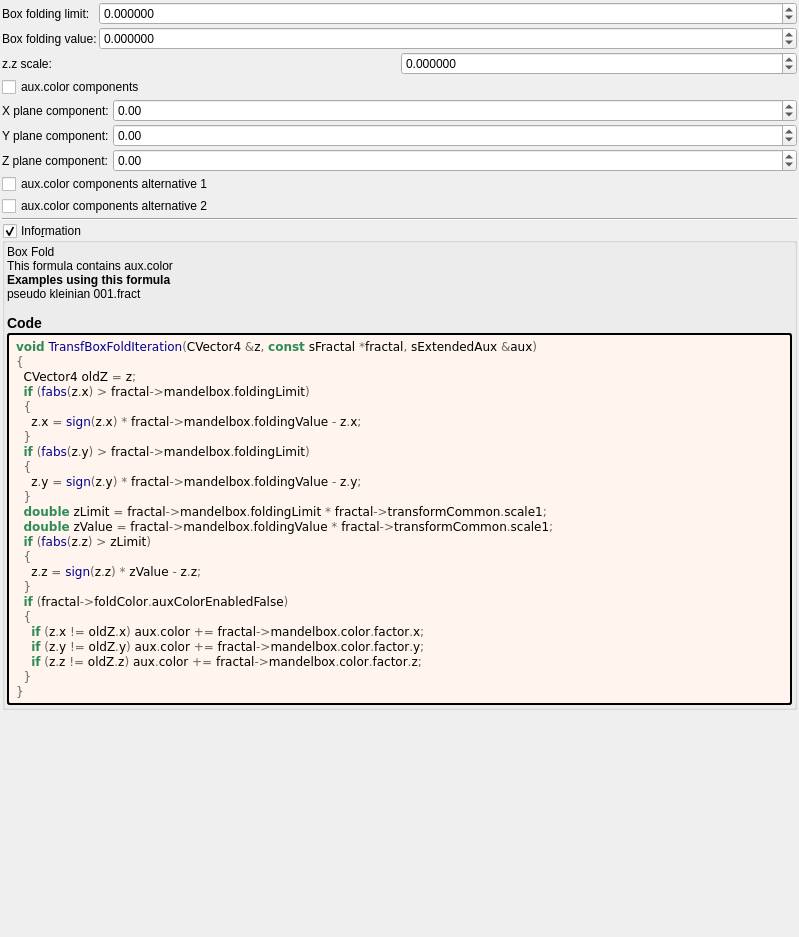
<?xml version="1.0" encoding="UTF-8"?>
<ui version="4.0">
 <class>Form</class>
 <widget class="QWidget" name="Form">
  <property name="geometry">
   <rect>
    <x>0</x>
    <y>0</y>
    <width>799</width>
    <height>937</height>
   </rect>
  </property>
  <property name="windowTitle">
   <string notr="true">transf_box_fold</string>
  </property>
  <layout class="QVBoxLayout" name="verticalLayout">
   <property name="spacing">
    <number>2</number>
   </property>
   <property name="leftMargin">
    <number>2</number>
   </property>
   <property name="topMargin">
    <number>2</number>
   </property>
   <property name="rightMargin">
    <number>2</number>
   </property>
   <property name="bottomMargin">
    <number>2</number>
   </property>
   <item>
    <layout class="QGridLayout" name="gridLayout_12" columnstretch="0,1">
     <property name="spacing">
      <number>2</number>
     </property>
     <item row="0" column="1">
      <widget class="MyDoubleSpinBox" name="spinbox_mandelbox_folding_limit">
       <property name="sizePolicy">
        <sizepolicy hsizetype="Minimum" vsizetype="Maximum">
         <horstretch>0</horstretch>
         <verstretch>0</verstretch>
        </sizepolicy>
       </property>
       <property name="prefix">
        <string/>
       </property>
       <property name="suffix">
        <string/>
       </property>
       <property name="decimals">
        <number>6</number>
       </property>
       <property name="minimum">
        <double>-100.000000000000000</double>
       </property>
       <property name="maximum">
        <double>100.000000000000000</double>
       </property>
       <property name="singleStep">
        <double>0.100000000000000</double>
       </property>
      </widget>
     </item>
     <item row="0" column="0">
      <widget class="QLabel" name="label_47">
       <property name="text">
        <string>Box folding limit:</string>
       </property>
      </widget>
     </item>
     <item row="1" column="1">
      <widget class="MyDoubleSpinBox" name="spinbox_mandelbox_folding_value">
       <property name="sizePolicy">
        <sizepolicy hsizetype="Minimum" vsizetype="Maximum">
         <horstretch>0</horstretch>
         <verstretch>0</verstretch>
        </sizepolicy>
       </property>
       <property name="prefix">
        <string/>
       </property>
       <property name="suffix">
        <string/>
       </property>
       <property name="decimals">
        <number>6</number>
       </property>
       <property name="minimum">
        <double>-100.000000000000000</double>
       </property>
       <property name="maximum">
        <double>100.000000000000000</double>
       </property>
       <property name="singleStep">
        <double>0.100000000000000</double>
       </property>
      </widget>
     </item>
     <item row="1" column="0">
      <widget class="QLabel" name="label_46">
       <property name="text">
        <string>Box folding value:</string>
       </property>
      </widget>
     </item>
    </layout>
   </item>
   <item>
    <layout class="QGridLayout" name="gridLayout_16">
     <item row="1" column="1">
      <widget class="MyDoubleSpinBox" name="spinbox_transf_scale_1">
       <property name="sizePolicy">
        <sizepolicy hsizetype="Minimum" vsizetype="Maximum">
         <horstretch>0</horstretch>
         <verstretch>0</verstretch>
        </sizepolicy>
       </property>
       <property name="prefix">
        <string/>
       </property>
       <property name="suffix">
        <string/>
       </property>
       <property name="decimals">
        <number>6</number>
       </property>
       <property name="minimum">
        <double>-9.990000000000000</double>
       </property>
       <property name="maximum">
        <double>9.990000000000000</double>
       </property>
       <property name="singleStep">
        <double>0.100000000000000</double>
       </property>
      </widget>
     </item>
     <item row="1" column="0">
      <widget class="QLabel" name="label_172">
       <property name="text">
        <string>z.z scale:</string>
       </property>
      </widget>
     </item>
    </layout>
   </item>
   <item>
    <layout class="QGridLayout" name="gridLayout_13" columnstretch="0,0,1">
     <property name="spacing">
      <number>2</number>
     </property>
     <item row="4" column="2">
      <widget class="MyDoubleSpinBox" name="spinbox3_mandelbox_color_z">
       <property name="sizePolicy">
        <sizepolicy hsizetype="Minimum" vsizetype="Maximum">
         <horstretch>0</horstretch>
         <verstretch>0</verstretch>
        </sizepolicy>
       </property>
       <property name="prefix">
        <string/>
       </property>
       <property name="suffix">
        <string/>
       </property>
       <property name="decimals">
        <number>2</number>
       </property>
       <property name="minimum">
        <double>-100.000000000000000</double>
       </property>
       <property name="maximum">
        <double>100.000000000000000</double>
       </property>
       <property name="singleStep">
        <double>0.100000000000000</double>
       </property>
      </widget>
     </item>
     <item row="2" column="0">
      <widget class="QLabel" name="label_25">
       <property name="text">
        <string>X plane component:</string>
       </property>
      </widget>
     </item>
     <item row="2" column="2">
      <widget class="MyDoubleSpinBox" name="spinbox3_mandelbox_color_x">
       <property name="sizePolicy">
        <sizepolicy hsizetype="Minimum" vsizetype="Maximum">
         <horstretch>0</horstretch>
         <verstretch>0</verstretch>
        </sizepolicy>
       </property>
       <property name="prefix">
        <string/>
       </property>
       <property name="suffix">
        <string/>
       </property>
       <property name="decimals">
        <number>2</number>
       </property>
       <property name="minimum">
        <double>-100.000000000000000</double>
       </property>
       <property name="maximum">
        <double>100.000000000000000</double>
       </property>
       <property name="singleStep">
        <double>0.100000000000000</double>
       </property>
      </widget>
     </item>
     <item row="3" column="0">
      <widget class="QLabel" name="label_26">
       <property name="text">
        <string>Y plane component:</string>
       </property>
      </widget>
     </item>
     <item row="4" column="0">
      <widget class="QLabel" name="label_30">
       <property name="text">
        <string>Z plane component:</string>
       </property>
      </widget>
     </item>
     <item row="3" column="2">
      <widget class="MyDoubleSpinBox" name="spinbox3_mandelbox_color_y">
       <property name="sizePolicy">
        <sizepolicy hsizetype="Minimum" vsizetype="Maximum">
         <horstretch>0</horstretch>
         <verstretch>0</verstretch>
        </sizepolicy>
       </property>
       <property name="prefix">
        <string/>
       </property>
       <property name="suffix">
        <string/>
       </property>
       <property name="decimals">
        <number>2</number>
       </property>
       <property name="minimum">
        <double>-100.000000000000000</double>
       </property>
       <property name="maximum">
        <double>100.000000000000000</double>
       </property>
       <property name="singleStep">
        <double>0.100000000000000</double>
       </property>
      </widget>
     </item>
     <item row="1" column="0" colspan="3">
      <widget class="QCheckBox" name="checkBox_fold_color_aux_color_enabled_false">
       <property name="text">
        <string notr="true">aux.color components</string>
       </property>
      </widget>
     </item>
    </layout>
   </item>
   <item>
    <widget class="QCheckBox" name="checkBox_transf_function_enabledCx_false">
     <property name="text">
      <string notr="true">aux.color components alternative 1</string>
     </property>
    </widget>
   </item>
   <item>
    <widget class="QCheckBox" name="checkBox_transf_function_enabledCy_false">
     <property name="text">
      <string notr="true">aux.color components alternative 2</string>
     </property>
    </widget>
   </item>
   <item>
    <widget class="Line" name="line_40">
     <property name="orientation">
      <enum>Qt::Horizontal</enum>
     </property>
    </widget>
   </item>
   <item>
    <widget class="MyGroupBox" name="groupCheck_info">
     <property name="title">
      <string>Info&amp;rmation</string>
     </property>
     <property name="flat">
      <bool>false</bool>
     </property>
     <property name="checkable">
      <bool>true</bool>
     </property>
     <layout class="QVBoxLayout" name="verticalLayout_2">
      <property name="spacing">
       <number>2</number>
      </property>
      <property name="leftMargin">
       <number>2</number>
      </property>
      <property name="topMargin">
       <number>2</number>
      </property>
      <property name="rightMargin">
       <number>2</number>
      </property>
      <property name="bottomMargin">
       <number>2</number>
      </property>
      <item>
       <widget class="QLabel" name="label_information_general">
        <property name="text">
         <string notr="true">&lt;p&gt;Box Fold&lt;br&gt;This formula contains aux.color&lt;/p&gt;&lt;table&gt;
&lt;/table&gt;
&lt;br&gt;&lt;b&gt;Examples using this formula&lt;/b&gt;&lt;br&gt;pseudo kleinian 001.fract&lt;h3&gt;Code&lt;/h3&gt;</string>
        </property>
        <property name="wordWrap">
         <bool>true</bool>
        </property>
        <property name="openExternalLinks">
         <bool>true</bool>
        </property>
        <property name="textInteractionFlags">
         <set>Qt::LinksAccessibleByMouse|Qt::TextSelectableByMouse</set>
        </property>
       </widget>
      </item>
      <item>
       <widget class="QLabel" name="label_code_content">
        <property name="styleSheet">
         <string notr="true">border-style: outset; border-width: 2px; border-radius: 3px; border-color: black; background-color: #fff5ee; padding: 4px;</string>
        </property>
        <property name="text">
         <string notr="true">&lt;body style=&quot;background-color:#fff5ee&quot;&gt;
&lt;pre style=&quot;color:#000000; background-color:#fff5ee;  font-family:'Courier New',monospace;&quot;&gt;&lt;span style=&quot;color:#2e8b57; font-weight:bold&quot;&gt;void&lt;/span&gt; &lt;span style=&quot;color:#00008f&quot;&gt;TransfBoxFoldIteration&lt;/span&gt;&lt;span style=&quot;color:#676767&quot;&gt;(&lt;/span&gt;CVector4 &lt;span style=&quot;color:#676767&quot;&gt;&amp;amp;&lt;/span&gt;z&lt;span style=&quot;color:#676767&quot;&gt;,&lt;/span&gt; &lt;span style=&quot;color:#2e8b57; font-weight:bold&quot;&gt;const&lt;/span&gt; sFractal &lt;span style=&quot;color:#676767&quot;&gt;*&lt;/span&gt;fractal&lt;span style=&quot;color:#676767&quot;&gt;,&lt;/span&gt; sExtendedAux &lt;span style=&quot;color:#676767&quot;&gt;&amp;amp;&lt;/span&gt;aux&lt;span style=&quot;color:#676767&quot;&gt;)&lt;/span&gt;
&lt;span style=&quot;color:#676767&quot;&gt;{&lt;/span&gt;
  CVector4 oldZ &lt;span style=&quot;color:#676767&quot;&gt;=&lt;/span&gt; z&lt;span style=&quot;color:#676767&quot;&gt;;&lt;/span&gt;
  &lt;span style=&quot;color:#2e8b57; font-weight:bold&quot;&gt;if&lt;/span&gt; &lt;span style=&quot;color:#676767&quot;&gt;(&lt;/span&gt;&lt;span style=&quot;color:#00008f&quot;&gt;fabs&lt;/span&gt;&lt;span style=&quot;color:#676767&quot;&gt;(&lt;/span&gt;z&lt;span style=&quot;color:#676767&quot;&gt;.&lt;/span&gt;x&lt;span style=&quot;color:#676767&quot;&gt;) &amp;gt;&lt;/span&gt; fractal&lt;span style=&quot;color:#676767&quot;&gt;-&amp;gt;&lt;/span&gt;mandelbox&lt;span style=&quot;color:#676767&quot;&gt;.&lt;/span&gt;foldingLimit&lt;span style=&quot;color:#676767&quot;&gt;)&lt;/span&gt;
  &lt;span style=&quot;color:#676767&quot;&gt;{&lt;/span&gt;
    z&lt;span style=&quot;color:#676767&quot;&gt;.&lt;/span&gt;x &lt;span style=&quot;color:#676767&quot;&gt;=&lt;/span&gt; &lt;span style=&quot;color:#00008f&quot;&gt;sign&lt;/span&gt;&lt;span style=&quot;color:#676767&quot;&gt;(&lt;/span&gt;z&lt;span style=&quot;color:#676767&quot;&gt;.&lt;/span&gt;x&lt;span style=&quot;color:#676767&quot;&gt;) *&lt;/span&gt; fractal&lt;span style=&quot;color:#676767&quot;&gt;-&amp;gt;&lt;/span&gt;mandelbox&lt;span style=&quot;color:#676767&quot;&gt;.&lt;/span&gt;foldingValue &lt;span style=&quot;color:#676767&quot;&gt;-&lt;/span&gt; z&lt;span style=&quot;color:#676767&quot;&gt;.&lt;/span&gt;x&lt;span style=&quot;color:#676767&quot;&gt;;&lt;/span&gt;
  &lt;span style=&quot;color:#676767&quot;&gt;}&lt;/span&gt;
  &lt;span style=&quot;color:#2e8b57; font-weight:bold&quot;&gt;if&lt;/span&gt; &lt;span style=&quot;color:#676767&quot;&gt;(&lt;/span&gt;&lt;span style=&quot;color:#00008f&quot;&gt;fabs&lt;/span&gt;&lt;span style=&quot;color:#676767&quot;&gt;(&lt;/span&gt;z&lt;span style=&quot;color:#676767&quot;&gt;.&lt;/span&gt;y&lt;span style=&quot;color:#676767&quot;&gt;) &amp;gt;&lt;/span&gt; fractal&lt;span style=&quot;color:#676767&quot;&gt;-&amp;gt;&lt;/span&gt;mandelbox&lt;span style=&quot;color:#676767&quot;&gt;.&lt;/span&gt;foldingLimit&lt;span style=&quot;color:#676767&quot;&gt;)&lt;/span&gt;
  &lt;span style=&quot;color:#676767&quot;&gt;{&lt;/span&gt;
    z&lt;span style=&quot;color:#676767&quot;&gt;.&lt;/span&gt;y &lt;span style=&quot;color:#676767&quot;&gt;=&lt;/span&gt; &lt;span style=&quot;color:#00008f&quot;&gt;sign&lt;/span&gt;&lt;span style=&quot;color:#676767&quot;&gt;(&lt;/span&gt;z&lt;span style=&quot;color:#676767&quot;&gt;.&lt;/span&gt;y&lt;span style=&quot;color:#676767&quot;&gt;) *&lt;/span&gt; fractal&lt;span style=&quot;color:#676767&quot;&gt;-&amp;gt;&lt;/span&gt;mandelbox&lt;span style=&quot;color:#676767&quot;&gt;.&lt;/span&gt;foldingValue &lt;span style=&quot;color:#676767&quot;&gt;-&lt;/span&gt; z&lt;span style=&quot;color:#676767&quot;&gt;.&lt;/span&gt;y&lt;span style=&quot;color:#676767&quot;&gt;;&lt;/span&gt;
  &lt;span style=&quot;color:#676767&quot;&gt;}&lt;/span&gt;
  &lt;span style=&quot;color:#2e8b57; font-weight:bold&quot;&gt;double&lt;/span&gt; zLimit &lt;span style=&quot;color:#676767&quot;&gt;=&lt;/span&gt; fractal&lt;span style=&quot;color:#676767&quot;&gt;-&amp;gt;&lt;/span&gt;mandelbox&lt;span style=&quot;color:#676767&quot;&gt;.&lt;/span&gt;foldingLimit &lt;span style=&quot;color:#676767&quot;&gt;*&lt;/span&gt; fractal&lt;span style=&quot;color:#676767&quot;&gt;-&amp;gt;&lt;/span&gt;transformCommon&lt;span style=&quot;color:#676767&quot;&gt;.&lt;/span&gt;scale1&lt;span style=&quot;color:#676767&quot;&gt;;&lt;/span&gt;
  &lt;span style=&quot;color:#2e8b57; font-weight:bold&quot;&gt;double&lt;/span&gt; zValue &lt;span style=&quot;color:#676767&quot;&gt;=&lt;/span&gt; fractal&lt;span style=&quot;color:#676767&quot;&gt;-&amp;gt;&lt;/span&gt;mandelbox&lt;span style=&quot;color:#676767&quot;&gt;.&lt;/span&gt;foldingValue &lt;span style=&quot;color:#676767&quot;&gt;*&lt;/span&gt; fractal&lt;span style=&quot;color:#676767&quot;&gt;-&amp;gt;&lt;/span&gt;transformCommon&lt;span style=&quot;color:#676767&quot;&gt;.&lt;/span&gt;scale1&lt;span style=&quot;color:#676767&quot;&gt;;&lt;/span&gt;
  &lt;span style=&quot;color:#2e8b57; font-weight:bold&quot;&gt;if&lt;/span&gt; &lt;span style=&quot;color:#676767&quot;&gt;(&lt;/span&gt;&lt;span style=&quot;color:#00008f&quot;&gt;fabs&lt;/span&gt;&lt;span style=&quot;color:#676767&quot;&gt;(&lt;/span&gt;z&lt;span style=&quot;color:#676767&quot;&gt;.&lt;/span&gt;z&lt;span style=&quot;color:#676767&quot;&gt;) &amp;gt;&lt;/span&gt; zLimit&lt;span style=&quot;color:#676767&quot;&gt;)&lt;/span&gt;
  &lt;span style=&quot;color:#676767&quot;&gt;{&lt;/span&gt;
    z&lt;span style=&quot;color:#676767&quot;&gt;.&lt;/span&gt;z &lt;span style=&quot;color:#676767&quot;&gt;=&lt;/span&gt; &lt;span style=&quot;color:#00008f&quot;&gt;sign&lt;/span&gt;&lt;span style=&quot;color:#676767&quot;&gt;(&lt;/span&gt;z&lt;span style=&quot;color:#676767&quot;&gt;.&lt;/span&gt;z&lt;span style=&quot;color:#676767&quot;&gt;) *&lt;/span&gt; zValue &lt;span style=&quot;color:#676767&quot;&gt;-&lt;/span&gt; z&lt;span style=&quot;color:#676767&quot;&gt;.&lt;/span&gt;z&lt;span style=&quot;color:#676767&quot;&gt;;&lt;/span&gt;
  &lt;span style=&quot;color:#676767&quot;&gt;}&lt;/span&gt;
  &lt;span style=&quot;color:#2e8b57; font-weight:bold&quot;&gt;if&lt;/span&gt; &lt;span style=&quot;color:#676767&quot;&gt;(&lt;/span&gt;fractal&lt;span style=&quot;color:#676767&quot;&gt;-&amp;gt;&lt;/span&gt;foldColor&lt;span style=&quot;color:#676767&quot;&gt;.&lt;/span&gt;auxColorEnabledFalse&lt;span style=&quot;color:#676767&quot;&gt;)&lt;/span&gt;
  &lt;span style=&quot;color:#676767&quot;&gt;{&lt;/span&gt;
    &lt;span style=&quot;color:#2e8b57; font-weight:bold&quot;&gt;if&lt;/span&gt; &lt;span style=&quot;color:#676767&quot;&gt;(&lt;/span&gt;z&lt;span style=&quot;color:#676767&quot;&gt;.&lt;/span&gt;x &lt;span style=&quot;color:#676767&quot;&gt;!=&lt;/span&gt; oldZ&lt;span style=&quot;color:#676767&quot;&gt;.&lt;/span&gt;x&lt;span style=&quot;color:#676767&quot;&gt;)&lt;/span&gt; aux&lt;span style=&quot;color:#676767&quot;&gt;.&lt;/span&gt;color &lt;span style=&quot;color:#676767&quot;&gt;+=&lt;/span&gt; fractal&lt;span style=&quot;color:#676767&quot;&gt;-&amp;gt;&lt;/span&gt;mandelbox&lt;span style=&quot;color:#676767&quot;&gt;.&lt;/span&gt;color&lt;span style=&quot;color:#676767&quot;&gt;.&lt;/span&gt;factor&lt;span style=&quot;color:#676767&quot;&gt;.&lt;/span&gt;x&lt;span style=&quot;color:#676767&quot;&gt;;&lt;/span&gt;
    &lt;span style=&quot;color:#2e8b57; font-weight:bold&quot;&gt;if&lt;/span&gt; &lt;span style=&quot;color:#676767&quot;&gt;(&lt;/span&gt;z&lt;span style=&quot;color:#676767&quot;&gt;.&lt;/span&gt;y &lt;span style=&quot;color:#676767&quot;&gt;!=&lt;/span&gt; oldZ&lt;span style=&quot;color:#676767&quot;&gt;.&lt;/span&gt;y&lt;span style=&quot;color:#676767&quot;&gt;)&lt;/span&gt; aux&lt;span style=&quot;color:#676767&quot;&gt;.&lt;/span&gt;color &lt;span style=&quot;color:#676767&quot;&gt;+=&lt;/span&gt; fractal&lt;span style=&quot;color:#676767&quot;&gt;-&amp;gt;&lt;/span&gt;mandelbox&lt;span style=&quot;color:#676767&quot;&gt;.&lt;/span&gt;color&lt;span style=&quot;color:#676767&quot;&gt;.&lt;/span&gt;factor&lt;span style=&quot;color:#676767&quot;&gt;.&lt;/span&gt;y&lt;span style=&quot;color:#676767&quot;&gt;;&lt;/span&gt;
    &lt;span style=&quot;color:#2e8b57; font-weight:bold&quot;&gt;if&lt;/span&gt; &lt;span style=&quot;color:#676767&quot;&gt;(&lt;/span&gt;z&lt;span style=&quot;color:#676767&quot;&gt;.&lt;/span&gt;z &lt;span style=&quot;color:#676767&quot;&gt;!=&lt;/span&gt; oldZ&lt;span style=&quot;color:#676767&quot;&gt;.&lt;/span&gt;z&lt;span style=&quot;color:#676767&quot;&gt;)&lt;/span&gt; aux&lt;span style=&quot;color:#676767&quot;&gt;.&lt;/span&gt;color &lt;span style=&quot;color:#676767&quot;&gt;+=&lt;/span&gt; fractal&lt;span style=&quot;color:#676767&quot;&gt;-&amp;gt;&lt;/span&gt;mandelbox&lt;span style=&quot;color:#676767&quot;&gt;.&lt;/span&gt;color&lt;span style=&quot;color:#676767&quot;&gt;.&lt;/span&gt;factor&lt;span style=&quot;color:#676767&quot;&gt;.&lt;/span&gt;z&lt;span style=&quot;color:#676767&quot;&gt;;&lt;/span&gt;
  &lt;span style=&quot;color:#676767&quot;&gt;}&lt;/span&gt;
&lt;span style=&quot;color:#676767&quot;&gt;}&lt;/span&gt;
&lt;/pre&gt;
&lt;/body&gt;</string>
        </property>
        <property name="wordWrap">
         <bool>true</bool>
        </property>
        <property name="openExternalLinks">
         <bool>true</bool>
        </property>
        <property name="textInteractionFlags">
         <set>Qt::LinksAccessibleByMouse|Qt::TextSelectableByMouse</set>
        </property>
       </widget>
      </item>
     </layout>
    </widget>
   </item>
   <item>
    <spacer name="verticalSpacer_2">
     <property name="orientation">
      <enum>Qt::Vertical</enum>
     </property>
     <property name="sizeHint" stdset="0">
      <size>
       <width>20</width>
       <height>40</height>
      </size>
     </property>
    </spacer>
   </item>
  </layout>
 </widget>
 <customwidgets>
  <customwidget>
   <class>MyDoubleSpinBox</class>
   <extends>QDoubleSpinBox</extends>
   <header>my_double_spin_box.h</header>
  </customwidget>
  <customwidget>
   <class>MyGroupBox</class>
   <extends>QGroupBox</extends>
   <header>my_group_box.h</header>
   <container>1</container>
  </customwidget>
 </customwidgets>
 <tabstops>
  <tabstop>spinbox_mandelbox_folding_limit</tabstop>
  <tabstop>spinbox_mandelbox_folding_value</tabstop>
  <tabstop>spinbox_transf_scale_1</tabstop>
  <tabstop>groupCheck_info</tabstop>
 </tabstops>
 <resources/>
 <connections/>
</ui>
